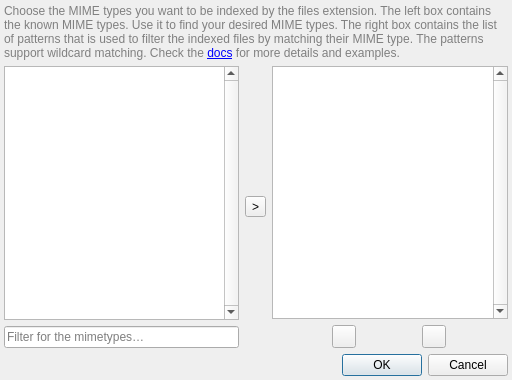
<?xml version="1.0" encoding="UTF-8"?>
<ui version="4.0">
 <class>Files::MimeTypeDialog</class>
 <widget class="QDialog" name="Files::MimeTypeDialog">
  <property name="geometry">
   <rect>
    <x>0</x>
    <y>0</y>
    <width>512</width>
    <height>380</height>
   </rect>
  </property>
  <property name="windowTitle">
   <string>MIME filters</string>
  </property>
  <layout class="QVBoxLayout" name="verticalLayout_2">
   <property name="leftMargin">
    <number>4</number>
   </property>
   <property name="topMargin">
    <number>4</number>
   </property>
   <property name="rightMargin">
    <number>4</number>
   </property>
   <property name="bottomMargin">
    <number>4</number>
   </property>
   <item>
    <widget class="QLabel" name="label_2">
     <property name="text">
      <string>&lt;html&gt;&lt;head/&gt;&lt;body&gt;&lt;p style=&quot; color:#808080;&quot;&gt;
Choose the MIME types you want to be indexed by the files extension. The left box contains the known MIME types. Use it to find your desired MIME types. The right box contains the list of patterns that is used to filter the indexed files by matching their MIME type. The patterns support wildcard matching. Check the &lt;a href=&quot;https://albertlauncher.github.io/docs/extensions/files/#mime-filters&quot;&gt;docs&lt;/a&gt; for more details and examples.
&lt;/p&gt;&lt;/body&gt;&lt;/html&gt;</string>
     </property>
     <property name="wordWrap">
      <bool>true</bool>
     </property>
     <property name="openExternalLinks">
      <bool>true</bool>
     </property>
    </widget>
   </item>
   <item>
    <layout class="QHBoxLayout" name="horizontalLayout">
     <item>
      <layout class="QVBoxLayout" name="verticalLayout_3">
       <item>
        <widget class="QListView" name="listView_mimeTypes">
         <property name="verticalScrollBarPolicy">
          <enum>Qt::ScrollBarAlwaysOn</enum>
         </property>
         <property name="editTriggers">
          <set>QAbstractItemView::EditKeyPressed</set>
         </property>
         <property name="dragDropMode">
          <enum>QAbstractItemView::DropOnly</enum>
         </property>
         <property name="uniformItemSizes">
          <bool>true</bool>
         </property>
        </widget>
       </item>
       <item>
        <widget class="QLineEdit" name="lineEdit">
         <property name="placeholderText">
          <string>Filter for the mimetypes…</string>
         </property>
        </widget>
       </item>
      </layout>
     </item>
     <item>
      <layout class="QVBoxLayout" name="verticalLayout_4">
       <item>
        <widget class="QToolButton" name="toolButton_copyMimetype">
         <property name="text">
          <string>&gt;</string>
         </property>
         <property name="icon">
          <iconset theme="go-next">
           <normaloff>.</normaloff>.</iconset>
         </property>
        </widget>
       </item>
      </layout>
     </item>
     <item>
      <layout class="QVBoxLayout" name="verticalLayout_5">
       <item>
        <widget class="QListView" name="listView_filters">
         <property name="verticalScrollBarPolicy">
          <enum>Qt::ScrollBarAlwaysOn</enum>
         </property>
        </widget>
       </item>
       <item>
        <layout class="QHBoxLayout" name="horizontalLayout_2">
         <item>
          <widget class="QToolButton" name="toolButton_add">
           <property name="icon">
            <iconset theme="list-add">
             <normaloff>.</normaloff>.</iconset>
           </property>
          </widget>
         </item>
         <item>
          <widget class="QToolButton" name="toolButton_remove">
           <property name="icon">
            <iconset theme="list-remove">
             <normaloff>.</normaloff>.</iconset>
           </property>
          </widget>
         </item>
        </layout>
       </item>
      </layout>
     </item>
    </layout>
   </item>
   <item>
    <widget class="QDialogButtonBox" name="buttonBox">
     <property name="standardButtons">
      <set>QDialogButtonBox::Cancel|QDialogButtonBox::Ok</set>
     </property>
    </widget>
   </item>
  </layout>
 </widget>
 <resources/>
 <connections>
  <connection>
   <sender>buttonBox</sender>
   <signal>accepted()</signal>
   <receiver>Files::MimeTypeDialog</receiver>
   <slot>accept()</slot>
   <hints>
    <hint type="sourcelabel">
     <x>248</x>
     <y>254</y>
    </hint>
    <hint type="destinationlabel">
     <x>157</x>
     <y>274</y>
    </hint>
   </hints>
  </connection>
  <connection>
   <sender>buttonBox</sender>
   <signal>rejected()</signal>
   <receiver>Files::MimeTypeDialog</receiver>
   <slot>reject()</slot>
   <hints>
    <hint type="sourcelabel">
     <x>316</x>
     <y>260</y>
    </hint>
    <hint type="destinationlabel">
     <x>286</x>
     <y>274</y>
    </hint>
   </hints>
  </connection>
 </connections>
</ui>
